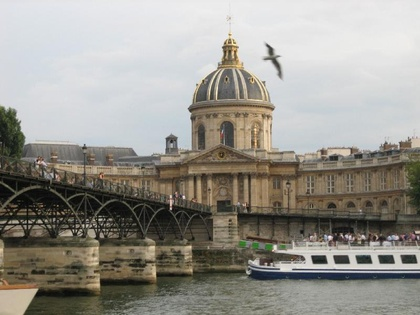
%> input picture Semester3/AdvancedImageAnalysis/Laligant/Chakon_AIA/academy.jpg, 420 x 315 px, shrunk from 800 x 600 before the run
$ octave Bilateral_eachchannel.m   (GNU Octave 9; MATLAB toolbox functions it lacks are replaced by stand-ins)
%> lines starting %> are read from the running program, lines starting %| are printed output that depends on the picture
### Semester3/AdvancedImageAnalysis/Laligant/Chakon_AIA/bilateral_ec.m
function [output]=bilateral_ec(w,sigma_r,sigma_d,level)
image=level;
[x y]=meshgrid(-w:w,-w:w);
G=exp(-(x.^2+y.^2)/(2*sigma_d^2));
[r c]=size(image);
output=zeros(size(image));
for i=1:r
    for j=1:c
        imin=max(i-w,1);
        imax=min(i+w,r);
        jmin=max(j-w,1);
        jmax=min(j+w,c);
        I=image(imin:imax,jmin:jmax);
        H=exp(-(I-image(i,j)).^2/(2*sigma_r^2));
        F=H.*G((imin:imax)-i+w+1,(jmin:jmax)-j+w+1);
        Fnorm=sum(F(:));
        output(i,j)=sum(sum(F.*I))/Fnorm;
    end
end

### Semester3/AdvancedImageAnalysis/Laligant/Chakon_AIA/Bilateral_eachchannel.m
close all
clear all
figure (1);
% subplot(1,2,1);
image=double(imread('academy.jpg'));
% image=imnoise(image,'salt & pepper',0.03);
imshow(uint8(image));
title('Original Image');
% colorTransform = makecform('srgb2lab','AdaptedWhitePoint',whitepoint('d65'));
% image = applycform(image, colorTransform);
image=image/255;
Rchannel=image(:,:,1);
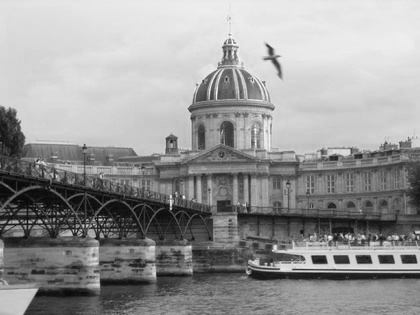
%> Rchannel: size 315x420 double; min 0.0157, max 1, mean 0.592
Gchannel=image(:,:,2);
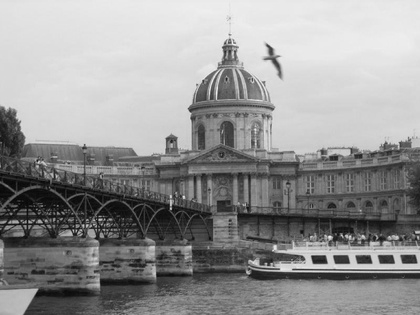
%> Gchannel: size 315x420 double; min 0.0196, max 0.957, mean 0.582
Bchannel=image(:,:,3);
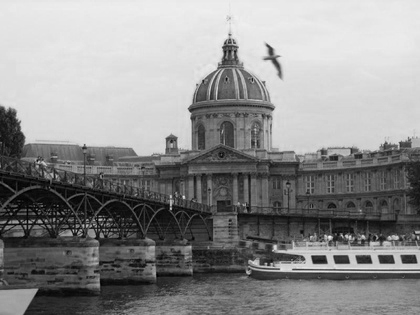
%> Bchannel: size 315x420 double; min 0, max 0.969, mean 0.554
w=9; % window size
sigma_d=10;
sigma_r=30;
[Rout]=bilateral_ec(w,sigma_r,sigma_d,Rchannel);
%> after the loop in bilateral_ec, `for i=1:r`:
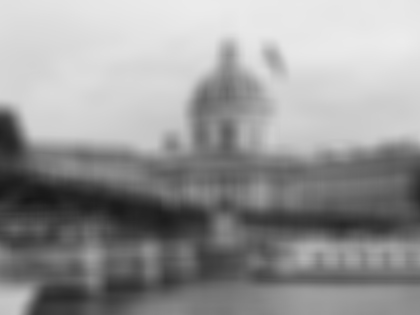
%> output: size 315x420 double; min 0.0922, max 0.926, mean 0.592
[Gout]=bilateral_ec(w,sigma_r,sigma_d,Gchannel);
[Bout]=bilateral_ec(w,sigma_r,sigma_d,Bchannel);
%> call 3 of bilateral_ec, with w = 9, sigma_r = 30, sigma_d = 10
%> after the loop in bilateral_ec (call 3), `for i=1:r`:
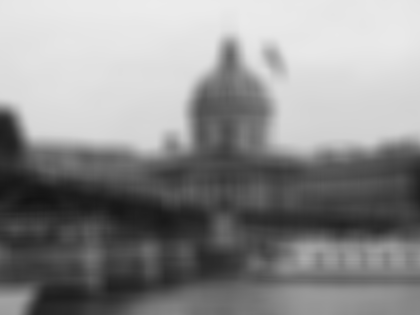
%> output: size 315x420 double; min 0.075, max 0.927, mean 0.554
image(:,:,1)=(Rout);
image(:,:,2)=(Gout);
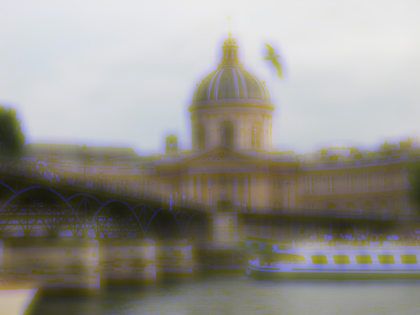
%> image: size 315x420x3 double; mean R, G, B 0.592, 0.582, 0.554; mean of the top-left, top-right, bottom-left and bottom-right quarters 0.802, 0.787, 0.306, 0.411
image(:,:,3)=(Bout);
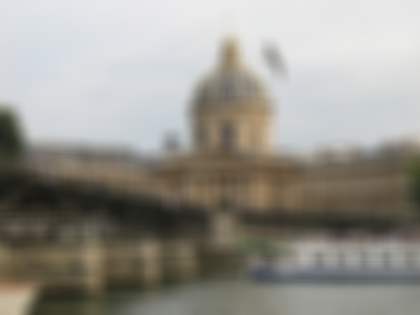
%> image: size 315x420x3 double; mean R, G, B 0.592, 0.582, 0.554; mean of the top-left, top-right, bottom-left and bottom-right quarters 0.802, 0.787, 0.306, 0.411
% [4 lines of commented-out code are left out]
figure(2);
imshow(image);
title('d=10;r=30');
